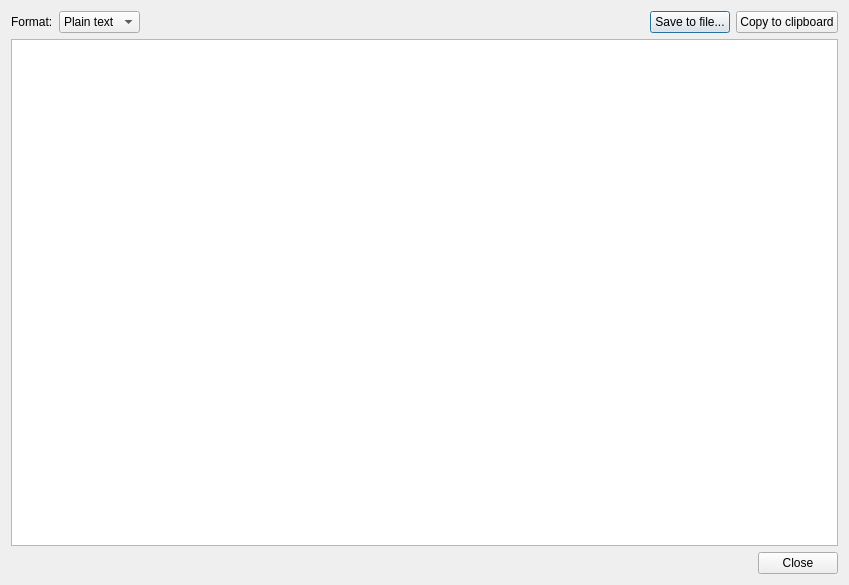
<?xml version="1.0" encoding="UTF-8"?>
<ui version="4.0">
 <class>DataExporter</class>
 <widget class="QDialog" name="DataExporter">
  <property name="geometry">
   <rect>
    <x>0</x>
    <y>0</y>
    <width>849</width>
    <height>585</height>
   </rect>
  </property>
  <property name="windowTitle">
   <string>Export</string>
  </property>
  <layout class="QVBoxLayout" name="verticalLayout">
   <item>
    <layout class="QHBoxLayout" name="horizontalLayout">
     <item>
      <widget class="QLabel" name="label">
       <property name="text">
        <string>Format:</string>
       </property>
      </widget>
     </item>
     <item>
      <widget class="QComboBox" name="cbFormat">
       <item>
        <property name="text">
         <string>Plain text</string>
        </property>
       </item>
       <item>
        <property name="text">
         <string>CSV</string>
        </property>
       </item>
       <item>
        <property name="text">
         <string>HTML</string>
        </property>
       </item>
       <item>
        <property name="text">
         <string>PDF</string>
        </property>
       </item>
      </widget>
     </item>
     <item>
      <spacer name="horizontalSpacer">
       <property name="orientation">
        <enum>Qt::Horizontal</enum>
       </property>
       <property name="sizeHint" stdset="0">
        <size>
         <width>40</width>
         <height>20</height>
        </size>
       </property>
      </spacer>
     </item>
     <item>
      <widget class="QPushButton" name="pbSave">
       <property name="text">
        <string>Save to file...</string>
       </property>
      </widget>
     </item>
     <item>
      <widget class="QPushButton" name="pbCopy">
       <property name="text">
        <string>Copy to clipboard</string>
       </property>
      </widget>
     </item>
    </layout>
   </item>
   <item>
    <widget class="QPlainTextEdit" name="pteText">
     <property name="readOnly">
      <bool>true</bool>
     </property>
    </widget>
   </item>
   <item>
    <widget class="QDialogButtonBox" name="buttonBox">
     <property name="orientation">
      <enum>Qt::Horizontal</enum>
     </property>
     <property name="standardButtons">
      <set>QDialogButtonBox::Close</set>
     </property>
    </widget>
   </item>
  </layout>
 </widget>
 <resources/>
 <connections>
  <connection>
   <sender>buttonBox</sender>
   <signal>accepted()</signal>
   <receiver>DataExporter</receiver>
   <slot>accept()</slot>
   <hints>
    <hint type="sourcelabel">
     <x>248</x>
     <y>254</y>
    </hint>
    <hint type="destinationlabel">
     <x>157</x>
     <y>274</y>
    </hint>
   </hints>
  </connection>
  <connection>
   <sender>buttonBox</sender>
   <signal>rejected()</signal>
   <receiver>DataExporter</receiver>
   <slot>reject()</slot>
   <hints>
    <hint type="sourcelabel">
     <x>316</x>
     <y>260</y>
    </hint>
    <hint type="destinationlabel">
     <x>286</x>
     <y>274</y>
    </hint>
   </hints>
  </connection>
 </connections>
</ui>
